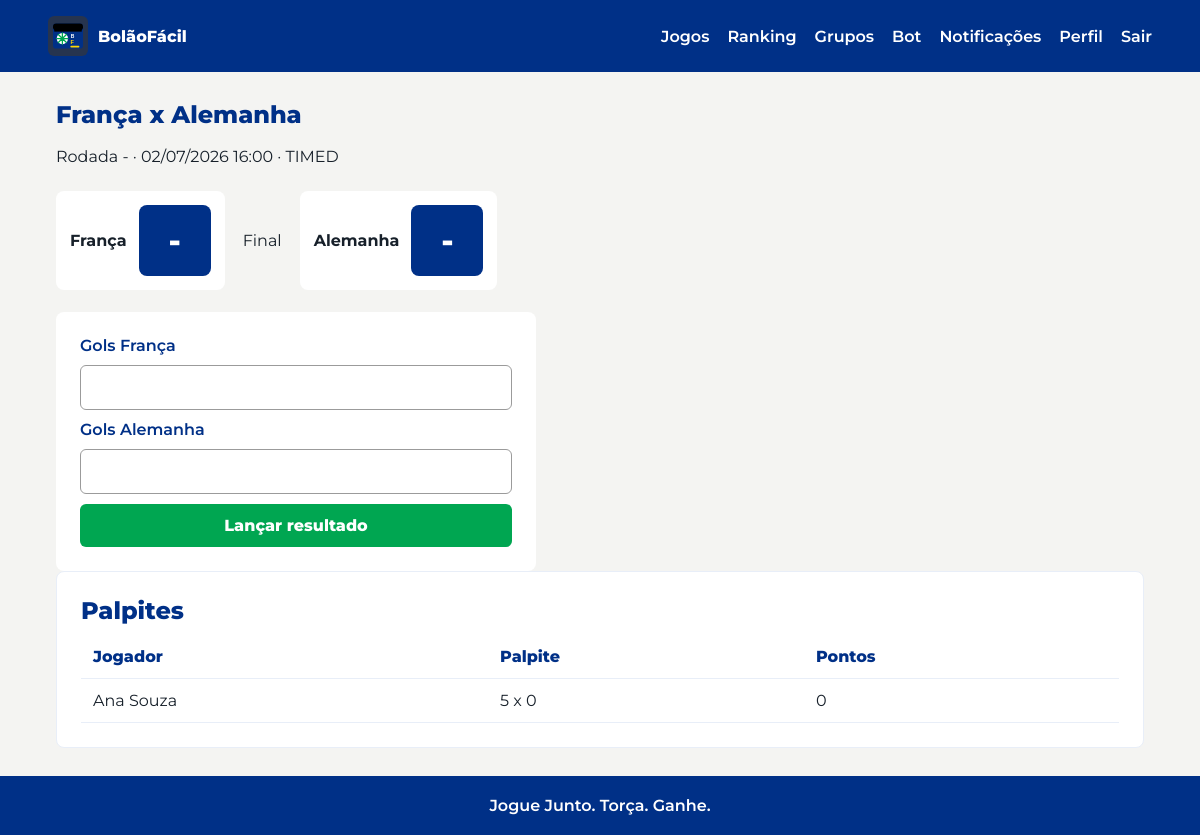
/games/2 (signed in), run on the app's committed database.
### tables this page shows
CREATE TABLE games (
    id INTEGER PRIMARY KEY AUTOINCREMENT,
    pool_id INTEGER NOT NULL,
    home_team TEXT NOT NULL,
    away_team TEXT NOT NULL,
    match_datetime TEXT NOT NULL,
    home_score INTEGER,
    away_score INTEGER,
    status TEXT NOT NULL DEFAULT 'scheduled' CHECK (status IN ('scheduled', 'live', 'in_progress', 'finished', 'cancelled')),
    created_at TEXT NOT NULL DEFAULT CURRENT_TIMESTAMP,
    updated_at TEXT NOT NULL DEFAULT CURRENT_TIMESTAMP, external_match_id INTEGER, competition_code TEXT, competition_name TEXT, matchday INTEGER, home_crest TEXT, away_crest TEXT, api_status TEXT, last_synced_at TEXT,
    FOREIGN KEY (pool_id) REFERENCES pools(id) ON DELETE CASCADE
);

CREATE TABLE bets (
    id INTEGER PRIMARY KEY AUTOINCREMENT,
    user_id INTEGER NOT NULL,
    game_id INTEGER NOT NULL,
    predicted_home_score INTEGER NOT NULL CHECK (predicted_home_score >= 0),
    predicted_away_score INTEGER NOT NULL CHECK (predicted_away_score >= 0),
    points_earned INTEGER NOT NULL DEFAULT 0,
    created_at TEXT NOT NULL DEFAULT CURRENT_TIMESTAMP,
    updated_at TEXT NOT NULL DEFAULT CURRENT_TIMESTAMP,
    FOREIGN KEY (user_id) REFERENCES users(id) ON DELETE CASCADE,
    FOREIGN KEY (game_id) REFERENCES games(id) ON DELETE CASCADE,
    UNIQUE (user_id, game_id)
);

CREATE TABLE users (
    id INTEGER PRIMARY KEY AUTOINCREMENT,
    name TEXT NOT NULL,
    email TEXT NOT NULL UNIQUE,
    whatsapp_phone TEXT,
    password_hash TEXT NOT NULL,
    created_at TEXT NOT NULL DEFAULT CURRENT_TIMESTAMP
, role TEXT NOT NULL DEFAULT 'user', notifications_enabled INTEGER NOT NULL DEFAULT 1);

### controllers/game_controller.py (the view)
@game_bp.route("/games/<int:game_id>")
@login_required
def game_detail(game_id):
    game = Game.get_by_id(game_id)
    if game is None:
        return jsonify({"error": ApiMessages.GAME_NOT_FOUND}), 404
    ranking = Score.get_ranking(game["pool_id"])
    bets = _db().execute(
        """
        SELECT bets.*, users.name
          FROM bets
          JOIN users ON users.id = bets.user_id
         WHERE bets.game_id = ?
         ORDER BY bets.points_earned DESC, users.name
        """,
        (game_id,),
    ).fetchall()
    return render_template(
        "games/detail.html",
        game=game,
        ranking=ranking,
        bets=bets,
        format_match_time=format_match_time,
        match_status_label=match_status_label,
    )

### app.py (called while the page is built)
def get_db():
    if "db" not in g:
        database_url = current_app_config()["DATABASE_URL"]
        database_path = Path(database_url)
        database_path.parent.mkdir(parents=True, exist_ok=True)
        g.db = sqlite3.connect(database_path)
        g.db.row_factory = sqlite3.Row
        g.db.execute("PRAGMA foreign_keys = ON")
    return g.db

def current_app_config():
    from flask import current_app
    return current_app.config

@login_manager.user_loader
def load_user(user_id):
    return User.get_by_id(user_id)

### controllers/game_controller.py (called while the page is built)
def _db():
    from app import get_db
    return get_db()

### models/game.py (called while the page is built)
def _db():
    from app import get_db
    return get_db()

    @staticmethod
    def get_by_id(game_id):
        return _db().execute("SELECT * FROM games WHERE id = ?", (game_id,)).fetchone()

### models/score.py (called while the page is built)
def _db():
    from app import get_db
    return get_db()

    @staticmethod
    def get_ranking(pool_id):
        return _db().execute(
            """
            SELECT users.id AS user_id,
                   users.name,
                   users.email,
                   COALESCE(scores.total_points, 0) AS total_points,
                   COUNT(bets.id) AS bets_count
              FROM pool_members
              JOIN users ON users.id = pool_members.user_id
              LEFT JOIN scores ON scores.user_id = users.id AND scores.pool_id = pool_members.pool_id
              LEFT JOIN bets ON bets.user_id = users.id
              LEFT JOIN games ON games.id = bets.game_id AND games.pool_id = pool_members.pool_id
             WHERE pool_members.pool_id = ?
             GROUP BY users.id, users.name, users.email, scores.total_points
             ORDER BY total_points DESC, users.name ASC
            """,
            (pool_id,),
        ).fetchall()

### models/user.py (called while the page is built)
def _db():
    from app import get_db
    return get_db()

    @property
    def is_admin(self):
        return self.role == "admin"

    @classmethod
    def from_row(cls, row):
        if row is None:
            return None
        return cls(
            id=row["id"],
            name=row["name"],
            email=row["email"],
            whatsapp_phone=row["whatsapp_phone"],
            password_hash=row["password_hash"],
            created_at=row["created_at"],
            role=row["role"] if "role" in row.keys() else "user",
            notifications_enabled=row["notifications_enabled"] if "notifications_enabled" in row.keys() else 1,
        )

### templates/games/detail.html (shortened to what this page needs)
{% extends "base.html" %}
{% block content %}
<section class="content-head">
  <h1>{{ game.home_team }} x {{ game.away_team }}</h1>
  {% set match_time = format_match_time(game.match_datetime) %}
  <p>Rodada {{ game.matchday or "-" }} · {{ match_time.date }} {{ match_time.time }} · {{ match_status_label(game.status, game.api_status) }}</p>
</section>
<section class="match-board">
  <div class="team-score">
    <strong>{{ game.home_team }}</strong>
    <div class="score-box">{{ game.home_score if game.home_score is not none else "-" }}</div>
  </div>
  <span>Final</span>
  <div class="team-score">
    <strong>{{ game.away_team }}</strong>
    <div class="score-box">{{ game.away_score if game.away_score is not none else "-" }}</div>
  </div>
</section>
<form method="post" action="{{ url_for('games.record_result', game_id=game.id) }}" class="form result-form">
  <label for="home_score">Gols {{ game.home_team }}</label>
  <input id="home_score" name="home_score" type="number" min="0" required>
  <label for="away_score">Gols {{ game.away_team }}</label>
  <input id="away_score" name="away_score" type="number" min="0" required>
  <button type="submit">Lançar resultado</button>
</form>
<section class="table-shell">
  <h2>Palpites</h2>
  <table>
    <thead><tr><th>Jogador</th><th>Palpite</th><th>Pontos</th></tr></thead>
    <tbody>
      {% for bet in bets %}
        <tr><td>{{ bet.name }}</td><td>{{ bet.predicted_home_score }} x {{ bet.predicted_away_score }}</td><td>{{ bet.points_earned }}</td></tr>
      {% else %}
        <tr><td colspan="3">Nenhum palpite registrado.</td></tr>
      {% endfor %}
    </tbody>
  </table>
</section>
{% endblock %}

### static/css/main.css (style rules this page uses)
:root { --green: #00A651; --green-dark: #007A3D; --yellow: #FFD700; --blue-dark: #003087; --blue: #1A55A0; --blue-light: #E8EEF8; --gray-light: #F4F4F2; --gray-dark: #9B9B9B; --white: #FFFFFF; --ink: #17202A; }
* { box-sizing: border-box; }
body { margin: 0; background: var(--gray-light); color: var(--ink); font-family: "Montserrat", Arial, sans-serif; }
.auth-panel, .side-form, .table-shell, .chat-shell { background: var(--white); border: 1px solid var(--blue-light); border-radius: 8px; padding: 24px; }
h1, h2 { color: var(--blue-dark); font-weight: 800; margin: 0 0 10px; }
p { line-height: 1.5; }
.form { display: grid; gap: 10px; }
.form label { color: var(--blue-dark); font-weight: 600; }
.form input, .chat-form input, .form select { border: 1px solid var(--gray-dark); border-radius: 6px; font: inherit; padding: 12px; width: 100%; }
button, .button-primary, .button-secondary { border: 0; border-radius: 6px; cursor: pointer; display: inline-flex; font: inherit; font-weight: 800; justify-content: center; padding: 12px 16px; }
button, .button-primary { background: var(--green); color: var(--white); }
.content-head { margin-bottom: 22px; }
.score-form, .result-form { background: var(--white); border-radius: 8px; max-width: 480px; padding: 24px; }
.match-board { align-items: center; display: flex; flex-wrap: wrap; gap: 18px; margin-bottom: 22px; }
.team-score { align-items: center; background: var(--white); border-radius: 8px; display: flex; gap: 12px; padding: 14px; }
.score-box { background: var(--blue-dark); border-radius: 8px; color: var(--white); font-size: 2rem; font-weight: 800; min-width: 72px; padding: 16px; text-align: center; }
table { border-collapse: collapse; width: 100%; }
th, td { border-bottom: 1px solid var(--blue-light); padding: 12px; text-align: left; }
th { color: var(--blue-dark); font-weight: 800; }

### data on the page
games: home_team "França", away_team "Alemanha", status "TIMED"
bets: name "Ana Souza", predicted_home_score "5", predicted_away_score "0", points_earned "0"

### other printed values
{{ brand_name }} "BolãoFácil"
{{ game.matchday or "-" }} "-"
{{ match_time.date }} "02/07/2026"
{{ match_time.time }} "16:00"
{{ game.home_score if game.home_score is not none else "-" }} "-"
{{ game.away_score if game.away_score is not none else "-" }} "-"
{{ brand_slogan }} "Jogue Junto. Torça. Ganhe."
